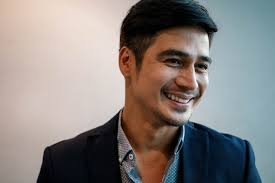
#> input picture training-data/s3/1.jpeg, 275 x 183 px; its folder holds only this picture in this run
$ jupyter execute Prepocessing.ipynb   (shell and % lines are left out)
#> lines starting #> are read from the running program, lines starting #| are printed output that depends on the picture
[cell 1]
#import OpenCV module
import cv2
#import os module for reading training data directories and paths
import os
#import numpy to convert python lists to numpy arrays as
#it is needed by OpenCV face recognizers
import numpy as np

#matplotlib for display our images
import matplotlib.pyplot as plt

[cell 2]
#there is no label 0 in our training data so subject name for index/label 0 is empty
subjects = ["","","","Piolo Pascual"]

[cell 3]
#function to detect face using OpenCV
def detect_face(img):
    #convert the test image to gray image as opencv face detector expects gray images
    gray = cv2.cvtColor(img, cv2.COLOR_BGR2GRAY)

    #load OpenCV face detector, I am using LBP which is fast
    #there is also a more accurate but slow Haar classifier
    face_cascade = cv2.CascadeClassifier('lbpcascade_frontalface.xml')


    #let's detect multiscale (some images may be closer to camera than others) images
    #result is a list of faces
    faces = face_cascade.detectMultiScale(gray, scaleFactor=1.2, minNeighbors=5);

    #if no faces are detected then return original img
    if (len(faces) == 0):
        return None, None

    #under the assumption that there will be only one face,
    #extract the face area
    (x, y, w, h) = faces[0]

    #return only the face part of the image
    return gray[y:y+w, x:x+h], faces[0]

[cell 4]
#this function will read all persons' training images, detect face from each image
#and will return two lists of exactly same size, one list
# of faces and another list of labels for each face
def prepare_training_data(data_folder_path):

    #------STEP-1--------
    #get the directories (one directory for each subject) in data folder
#> called with data_folder_path = 'training-data'
    dirs = os.listdir(data_folder_path)

    #list to hold all subject faces
    faces = []
    #list to hold labels for all subjects
    labels = []

    #let's go through each directory and read images within it
    for dir_name in dirs:

        #our subject directories start with letter 's' so
        #ignore any non-relevant directories if any
        if not dir_name.startswith("s"):
            continue;

        #------STEP-2--------
        #extract label number of subject from dir_name
        #format of dir name = slabel
        #, so removing letter 's' from dir_name will give us label
        label = int(dir_name.replace("s", ""))

        #build path of directory containin images for current subject subject
        #sample subject_dir_path = "training-data/s1"
        subject_dir_path = data_folder_path + "/" + dir_name


        #get the images names that are inside the given subject directory
        subject_images_names = os.listdir(subject_dir_path)

        #------STEP-3--------
        #go through each image name, read image,
        #detect face and add face to list of faces
        for image_name in subject_images_names:


            #ignore system files like .DS_Store
            if image_name.startswith("."):
                continue;

            #build image path
            #sample image path = training-data/s1/1.pgm
            image_path = subject_dir_path + "/" + image_name

            #read image
            image = cv2.imread(image_path)
#> image is the input picture: shape (183, 275, 3); mean B, G, R 127.1, 129.6, 135.3

            #display an image window to show the image
            cv2.imshow("Training on image...", image)
            cv2.waitKey(100)

            #detect face
            face, rect = detect_face(image)
#> in detect_face, `gray = cv2.cvtColor(img, cv2.COLOR_BGR2GRAY)`:
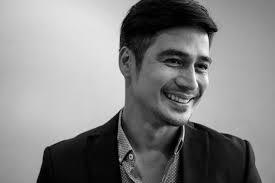
#> gray: shape (183, 275); min 0, max 253, mean 131
#> in detect_face, `faces = face_cascade.detectMultiScale(gray, scaleFactor=1.2, minNeighb..`: faces = [[148, 31, 84, 84]]
#> in detect_face, `(x, y, w, h) = faces[0]`: x = 148; y = 31; w = 84
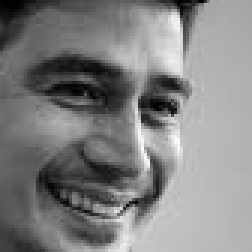
#> face: shape (84, 84) (shown 3 times larger); min 0, max 253, mean 129.7
#> rect = [148, 31, 84, 84]

            #------STEP-4--------
            #for the purpose of this tutorial
            #we will ignore faces that are not detected
            if face is not None:
                #add face to list of faces
                faces.append(face)
                #add label for this face
                labels.append(label)

    cv2.destroyAllWindows()
    cv2.waitKey(1)
    cv2.destroyAllWindows()

    return faces, labels

[cell 5]
#let's first prepare our training data
#data will be in two lists of same size
#one list will contain all the faces
#and other list will contain respective labels for each face
print("Preparing data...")
faces, labels = prepare_training_data("training-data")
#> faces = 1 item; labels = [3]
print("Data prepared")

#print total faces and labels
print("Total faces: ", len(faces))
#| Total faces:  1
print("Total labels: ", len(labels))
#| Total labels:  1
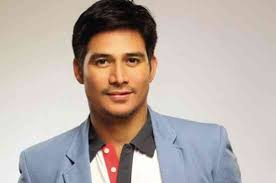
#> input picture test-data/20.jpeg, 276 x 183 px
#> further down, test_img1 is the input picture: shape (183, 276, 3); mean B, G, R 168.6, 174.1, 186

[cell 6]
#create our LBPH face recognizer
#face_recognizer = cv2.face.createLBPHFaceRecognizer()
face_recognizer = cv2.face.LBPHFaceRecognizer_create()

#or use EigenFaceRecognizer by replacing above line with
#face_recognizer = cv2.face.createEigenFaceRecognizer()

#or use FisherFaceRecognizer by replacing above line with
#face_recognizer = cv2.face.createFisherFaceRecognizer()

[cell 7]
#train our face recognizer of our training faces
face_recognizer.train(faces, np.array(labels))

[cell 8]
#function to draw rectangle on image
#according to given (x, y) coordinates and
#given width and heigh
def draw_rectangle(img, rect):
    (x, y, w, h) = rect
    cv2.rectangle(img, (x, y), (x+w, y+h), (0, 255, 0), 2)

#function to draw text on give image starting from
#passed (x, y) coordinates.
def draw_text(img, text, x, y):
    cv2.putText(img, text, (x, y), cv2.FONT_HERSHEY_PLAIN, 1.5, (0, 255, 0), 2)

[cell 9]
#this function recognizes the person in image passed
#and draws a rectangle around detected face with name of the
#subject
def predict(test_img):
    #make a copy of the image as we don't want to chang original image
    img = test_img.copy()
    #detect face from the image
    face, rect = detect_face(img)
#> in detect_face (call 2), `gray = cv2.cvtColor(img, cv2.COLOR_BGR2GRAY)`:
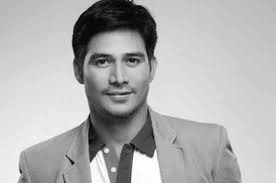
#> gray: shape (183, 276); min 1, max 255, mean 177
#> in detect_face (call 2), `faces = face_cascade.detectMultiScale(gray, scaleFactor=1.2, minNeighb..`: faces = [[78, 30, 80, 80]]
#> in detect_face (call 2), `(x, y, w, h) = faces[0]`: x = 78; y = 30; w = 80
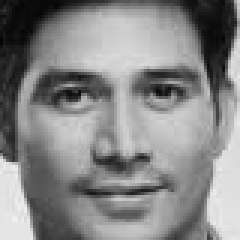
#> face: shape (80, 80) (shown 3 times larger); min 2, max 240, mean 134.9
#> rect = [78, 30, 80, 80]

    #predict the image using our face recognizer
    label, confidence = face_recognizer.predict(face)
#> label = 3; confidence = 148.4
    #get name of respective label returned by face recognizer
    label_text = subjects[label]
#> label_text = 'Piolo Pascual'

    #draw a rectangle around face detected
    draw_rectangle(img, rect)
#> in draw_rectangle, `(x, y, w, h) = rect`: x = 78; y = 30; w = 80
    #draw name of predicted person
    draw_text(img, label_text, rect[0], rect[1]-5)
#> in draw_text, `cv2.putText(img, text, (x, y), cv2.FONT_HERSHEY_PLAIN, 1.5, (0, 255, 0..`:
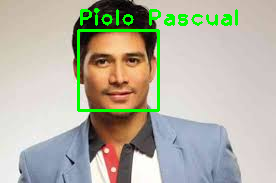
#> img: shape (183, 276, 3); mean B, G, R 164.3, 179, 180.8

    return img

[cell 10]
print("Predicting images...")

#load test images
test_img1 = cv2.imread("test-data/20.jpeg")
#test_img2 = cv2.imread("test-data/12.jpg")

#perform a prediction
predicted_img1 = predict(test_img1)
#predicted_img2 = predict(test_img2)
print("Prediction complete")

#create a figure of 2 plots (one for each test image)
f, (ax1, ax2) = plt.subplots(1, 2, figsize=(10, 5))

#display test image1 result
ax1.imshow(cv2.cvtColor(predicted_img1, cv2.COLOR_BGR2RGB))

#display test image2 result
#ax2.imshow(cv2.cvtColor(predicted_img2, cv2.COLOR_BGR2RGB))

#display both images
cv2.imshow("Piolo Pascual test", predicted_img1)
#cv2.imshow("Angel Locsin test", predicted_img2)
cv2.waitKey(0)
cv2.destroyAllWindows()
cv2.waitKey(1)
cv2.destroyAllWindows()
